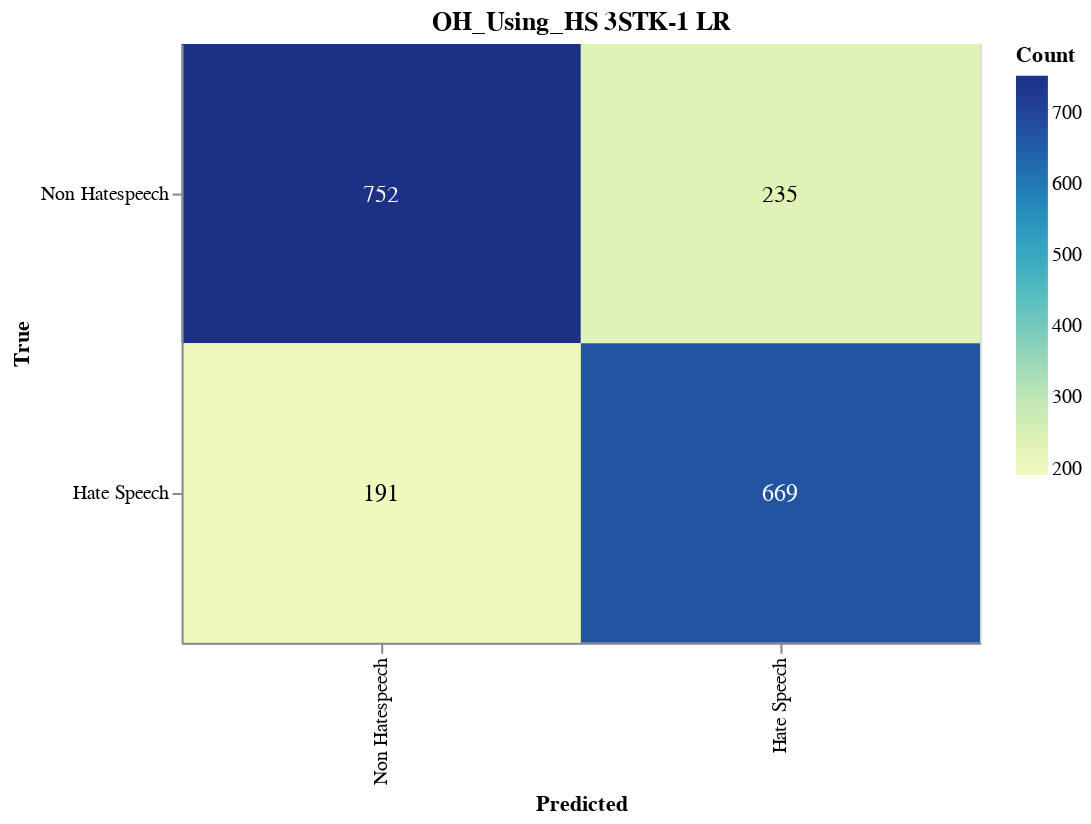

This figure's notebook cell:
### Markdown cell above
#### Save CM

### Code cell
import altair as alt
import altair_saver
import pandas as pd
from sklearn.metrics import confusion_matrix

# Calculate the confusion matrix
cm = confusion_matrix(y_val, adjusted_predictions)

# Define class names
class_names = ['Non Hatespeech', 'Hate Speech']

# Convert confusion matrix to DataFrame
cm_df = pd.DataFrame(cm, index=class_names, columns=class_names).reset_index().melt(id_vars='index')
cm_df.columns = ['True', 'Predicted', 'Count']

# Ensure the order of categories
cm_df['True'] = pd.Categorical(cm_df['True'], categories=class_names, ordered=True)
cm_df['Predicted'] = pd.Categorical(cm_df['Predicted'], categories=class_names, ordered=True)

# Create the Altair plot
heatmap = alt.Chart(cm_df).mark_rect().encode(
    x=alt.X('Predicted:O', sort=class_names),
    y=alt.Y('True:O', sort=class_names),
    color='Count:Q',
    tooltip=['True', 'Predicted', 'Count']
).properties(
    width=400,
    height=300,
    title='OH_Using_HS 3STK-1 LR'
)

# Add text labels
text = heatmap.mark_text(
    align='center',
    baseline='middle',
    fontSize=12
).encode(
    text='Count:Q',
    color=alt.condition(
        alt.datum.Count > cm.max() / 2,
        alt.value('white'),
        alt.value('black')
    )
)

# Combine heatmap and text
final_chart = heatmap + text

# Display the plot
final_chart.show()

### Figure 1 — Vega-Lite specification as saved in the notebook (floating-point values rounded to 4 significant figures)
{"config": {"view": {"continuousWidth": 300, "continuousHeight": 300}}, "layer": [{"mark": {"type": "rect"}, "encoding": {"color": {"field": "Count", "type": "quantitative"}, "tooltip": [{"field": "True", "type": "ordinal"}, {"field": "Predicted", "type": "ordinal"}, {"field": "Count", "type": "quantitative"}], "x": {"field": "Predicted", "sort": ["Non Hatespeech", "Hate Speech"], "type": "ordinal"}, "y": {"field": "True", "sort": ["Non Hatespeech", "Hate Speech"], "type": "ordinal"}}, "title": "OH_Using_HS 3STK-1 LR"}, {"mark": {"type": "text", "align": "center", "baseline": "middle", "fontSize": 12}, "encoding": {"color": {"condition": {"test": "(datum.Count > 376.0)", "value": "white"}, "value": "black"}, "text": {"field": "Count", "type": "quantitative"}, "tooltip": [{"field": "True", "type": "ordinal"}, {"field": "Predicted", "type": "ordinal"}, {"field": "Count", "type": "quantitative"}], "x": {"field": "Predicted", "sort": ["Non Hatespeech", "Hate Speech"], "type": "ordinal"}, "y": {"field": "True", "sort": ["Non Hatespeech", "Hate Speech"], "type": "ordinal"}}, "title": "OH_Using_HS 3STK-1 LR"}], "data": {"name": "data-28e0a5f7fe56a5f9d8cbd79bdf059dc2"}, "height": 300, "width": 400, "$schema": "https://vega.github.io/schema/vega-lite/v5.17.0.json", "datasets": {"data-28e0a5f7fe56a5f9d8cbd79bdf059dc2": [{"True": "Non Hatespeech", "Predicted": "Non Hatespeech", "Count": 752}, {"True": "Hate Speech", "Predicted": "Non Hatespeech", "Count": 191}, {"True": "Non Hatespeech", "Predicted": "Hate Speech", "Count": 235}, {"True": "Hate Speech", "Predicted": "Hate Speech", "Count": 669}]}}
